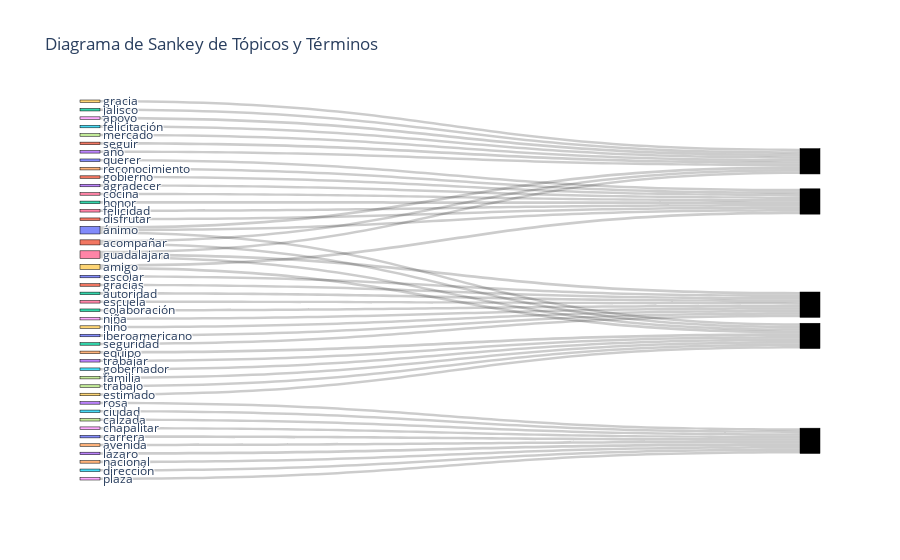

This figure's notebook cell:
### Code cell
# Crear un conjunto de términos únicos
unique_terms = set()
for topic_id, topic_words in topics:
    terms = [term.split('*')[1].strip('"') for term in topic_words.split(' + ')]
    unique_terms.update(terms)

# Crear listas para nodos y enlaces
nodes = list(unique_terms)
source_indices = []
target_indices = []
values = []

# Procesar los tópicos y sus palabras clave para identificar las conexiones
for topic_id, topic_words in topics:
    terms = [term.split('*')[1].strip('"') for term in topic_words.split(' + ')]
    for term in terms:
        source_indices.append(nodes.index(term))
        target_indices.append(len(nodes) + topic_id)  # Cada tema se representa como un nodo adicional
        values.append(1)

# Crear un diagrama de Sankey
fig = go.Figure(go.Sankey(
    node=dict(
        pad=15,
        thickness=20,
        line=dict(color="black", width=0.5),
        label=nodes  # Etiquetas de los términos
    ),
    link=dict(
        source=source_indices,
        target=target_indices,
        value=values
    )
))

# Mostrar el diagrama de Sankey
fig.update_layout(title_text="Diagrama de Sankey de Tópicos y Términos")
fig.show()

### Figure 1 — Plotly figure (JSON) as saved in the notebook; plotly's stock layout.template omitted (floating-point values rounded to 4 significant figures)
{"data": [{"link": {"source": [9, 27, 11, 6, 12, 30, 25, 31, 43, 18, 36, 23, 10, 30, 21, 19, 26, 41, 14, 32, 16, 22, 1, 28, 42, 6, 29, 2, 0, 40, 15, 4, 13, 19, 11, 37, 39, 30, 17, 6, 24, 35, 33, 7, 3, 8, 38, 20, 34, 5], "target": [44, 44, 44, 44, 44, 44, 44, 44, 44, 44, 45, 45, 45, 45, 45, 45, 45, 45, 45, 45, 46, 46, 46, 46, 46, 46, 46, 46, 46, 46, 47, 47, 47, 47, 47, 47, 47, 47, 47, 47, 48, 48, 48, 48, 48, 48, 48, 48, 48, 48], "value": [1, 1, 1, 1, 1, 1, 1, 1, 1, 1, 1, 1, 1, 1, 1, 1, 1, 1, 1, 1, 1, 1, 1, 1, 1, 1, 1, 1, 1, 1, 1, 1, 1, 1, 1, 1, 1, 1, 1, 1, 1, 1, 1, 1, 1, 1, 1, 1, 1, 1]}, "node": {"label": ["escolar", "gracias", "autoridad", "rosa", "equipo", "ciudad", "guadalajara", "calzada", "chapalitar", "gracia", "querer", "acompañar", "jalisco", "trabajar", "reconocimiento", "gobernador", "escuela", "familia", "apoyo", "amigo", "carrera", "gobierno", "colaboración", "agradecer", "avenida", "felicitación", "cocina", "mercado", "niña", "niño", "ánimo", "seguir", "honor", "lázaro", "nacional", "dirección", "felicidad", "trabajo", "plaza", "estimado", "iberoamericano", "disfrutar", "seguridad", "año"], "line": {"color": "black", "width": 0.5}, "pad": 15, "thickness": 20}, "type": "sankey"}], "layout": {"title": {"text": "Diagrama de Sankey de Tópicos y Términos"}}}
